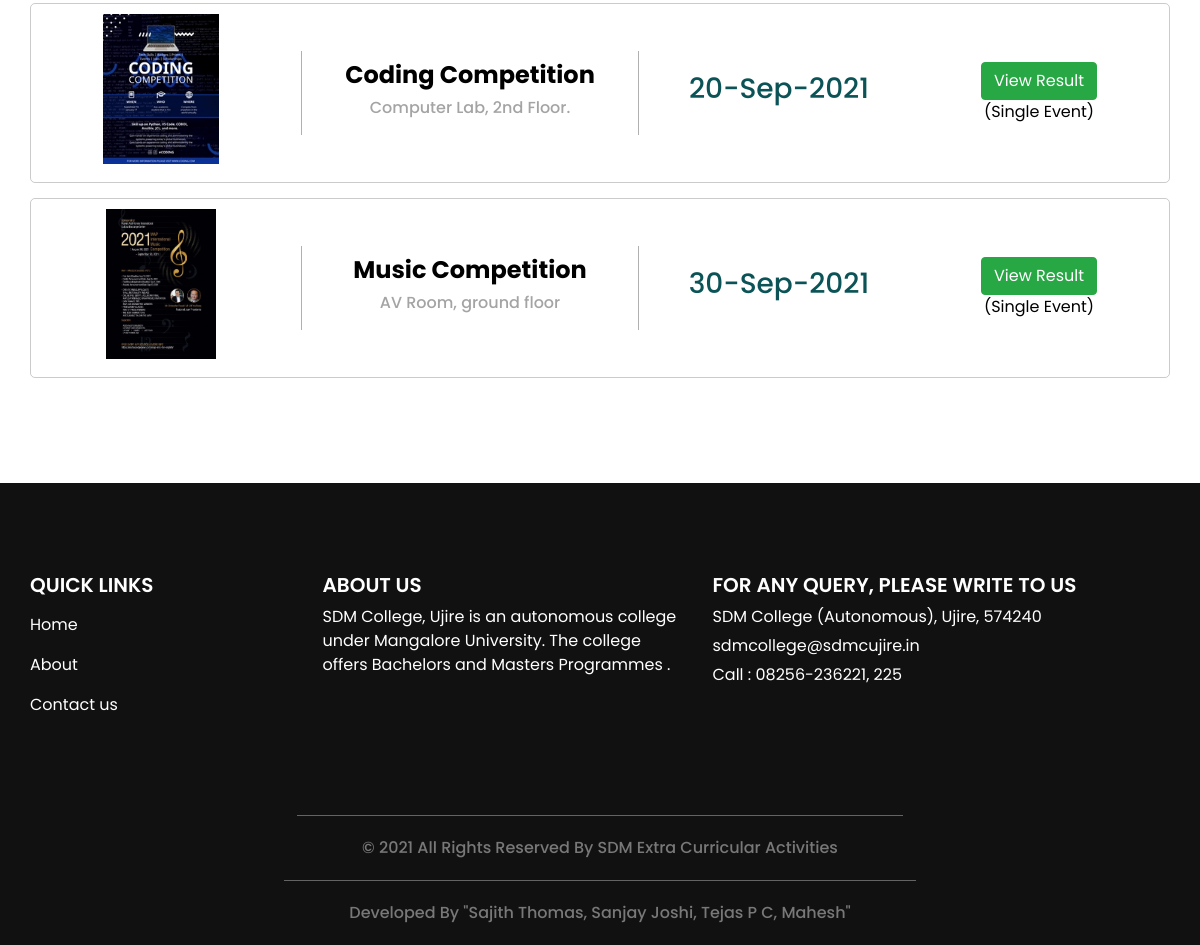
The app's page /completed-event.php (lower part), older data.
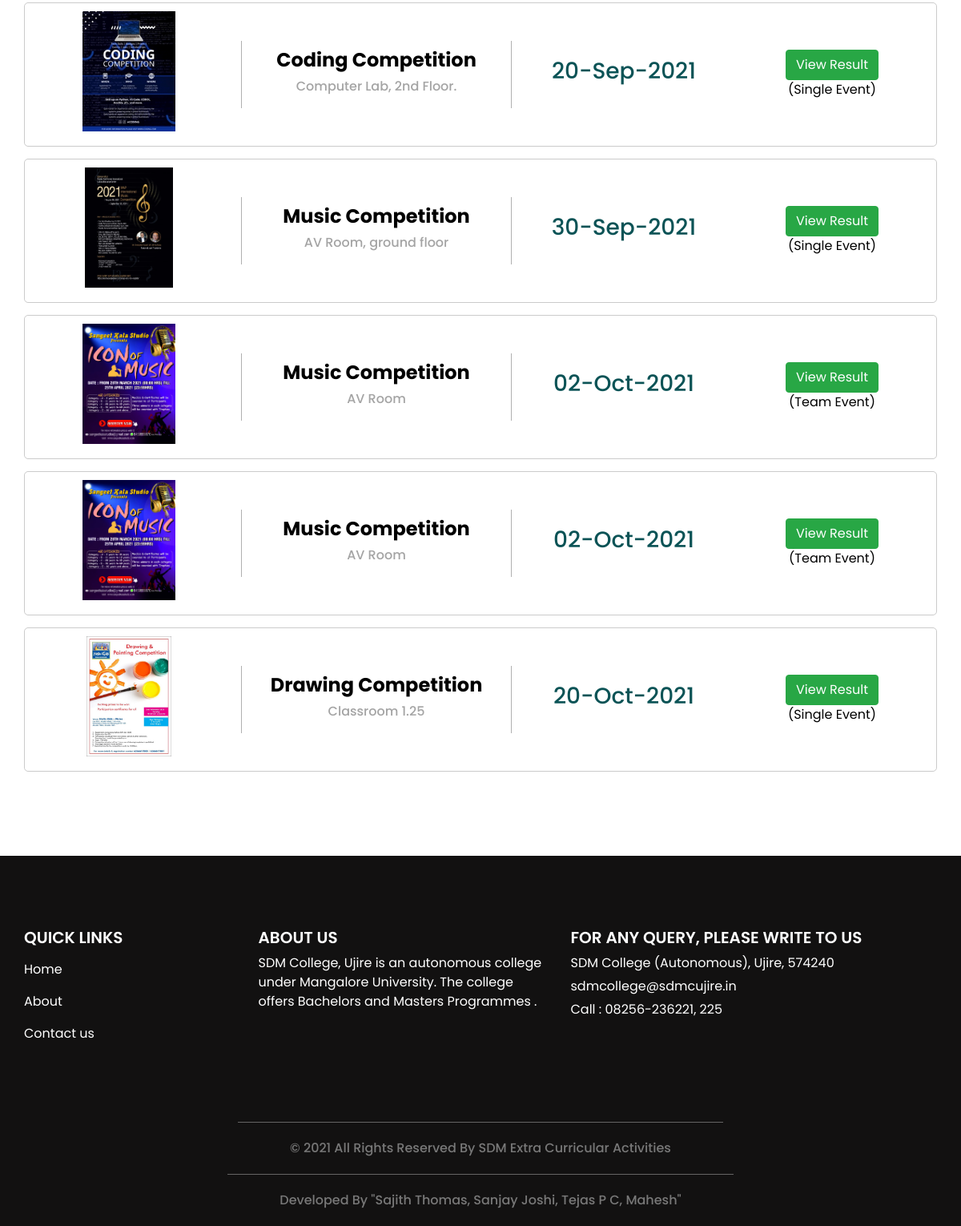
The same page, newer data.
### tables this page shows
CREATE TABLE `event` (
  `event_id` bigint(20) NOT NULL,
  `event_type_id` int(11) NOT NULL,
  `event_participation_type` varchar(25) NOT NULL COMMENT 'Single, Team',
  `no_of_participants` int(11) NOT NULL,
  `event_title` varchar(300) NOT NULL,
  `event_description` text NOT NULL,
  `event_rules` text NOT NULL,
  `event_banner` varchar(300) NOT NULL,
  `department_id` int(11) NOT NULL,
  `club_id` int(11) NOT NULL,
  `course_id` text NOT NULL,
  `st_class` text NOT NULL,
  `event_date_time` datetime NOT NULL,
  `event_venue` text NOT NULL,
  `staff_id` int(11) NOT NULL,
  `participation_limit` int(11) NOT NULL,
  `event_status` varchar(10) NOT NULL
);

### completed-event.php (the view, shortened to what this page needs)
<?php
include("header.php");
?>
  <section class="event_section layout_padding">
    <div class="container">
      <?php
        $sqlview = "SELECT * FROM  event where event_date_time < CURDATE()";
        $qsqlview = mysqli_query($con,$sqlview);
        while($rsview = mysqli_fetch_array($qsqlview))
        {
          ?>
      <div class="event_container">
        <div class="box">
          <div class="img-box">
           <h5>
      <?php
      $imge=$rsview['event_banner'];
      echo '<img src="imgbanner/' .$imge .'" width="150" height="150">';
      ?>
       </h5>
          </div>
          <div class="detail-box">
            <h4>
            <?php echo "{$rsview['event_title']}";?>
            </h4>
            <h6>
              <?php echo "{$rsview['event_venue']}";?>
            </h6>
          </div>
          <div class="date-box">
            <h3>
            <?php echo date("d-M-Y",strtotime($rsview['event_date_time']));?>
            </h3>
          </div>
      <div>
      <a href="event_result_report.php?event_id=<?php echo $rsview['event_id']; ?>" class="btn btn-success">View Result</a>
      (<?php echo $rsview['event_participation_type'];?> Event)
      </div>
        </div>
        <?php
      }
        ?>
    </div>
  </section>
<?php
include("footer.php");
?>

Row changes from the older to the newer data that the page shows:
added event: event_banner (picture), event_title "Music Competition", event_venue "AV Room", event_date_time "02-Oct-2021", event_participation_type "Team"
added event: event_banner (picture), event_title "Music Competition", event_venue "AV Room", event_date_time "02-Oct-2021", event_participation_type "Team"
added event: event_banner (picture), event_title "Drawing Competition", event_venue "Classroom 1.25", event_date_time "20-Oct-2021", event_participation_type "Single"
